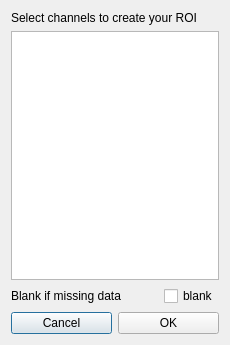
<?xml version="1.0" encoding="UTF-8"?>
<ui version="4.0">
 <class>DialogAddChan</class>
 <widget class="QDialog" name="DialogAddChan">
  <property name="geometry">
   <rect>
    <x>0</x>
    <y>0</y>
    <width>230</width>
    <height>345</height>
   </rect>
  </property>
  <property name="windowTitle">
   <string>Dialog</string>
  </property>
  <layout class="QVBoxLayout" name="verticalLayout_2">
   <item>
    <layout class="QVBoxLayout" name="verticalLayout">
     <item>
      <widget class="QLabel" name="label_2">
       <property name="toolTip">
        <string>Check channels from the list below to create you Region Of Interest (ROI)</string>
       </property>
       <property name="text">
        <string>Select channels to create your ROI</string>
       </property>
      </widget>
     </item>
     <item>
      <widget class="QListView" name="listView_addChan">
       <property name="selectionMode">
        <enum>QAbstractItemView::SingleSelection</enum>
       </property>
       <property name="selectionBehavior">
        <enum>QAbstractItemView::SelectItems</enum>
       </property>
      </widget>
     </item>
     <item>
      <layout class="QHBoxLayout" name="horizontalLayout">
       <item>
        <widget class="QLabel" name="label">
         <property name="text">
          <string>Blank if missing data</string>
         </property>
        </widget>
       </item>
       <item>
        <spacer name="horizontalSpacer">
         <property name="orientation">
          <enum>Qt::Horizontal</enum>
         </property>
         <property name="sizeHint" stdset="0">
          <size>
           <width>58</width>
           <height>18</height>
          </size>
         </property>
        </spacer>
       </item>
       <item>
        <widget class="QCheckBox" name="blank_checkBox">
         <property name="toolTip">
          <string>ROI values will be empty if any data is missing for the mean otherwise missing data are ignored.</string>
         </property>
         <property name="text">
          <string>blank</string>
         </property>
        </widget>
       </item>
      </layout>
     </item>
     <item>
      <layout class="QHBoxLayout" name="horizontalLayout_2">
       <item>
        <widget class="QPushButton" name="cancel">
         <property name="text">
          <string>Cancel</string>
         </property>
        </widget>
       </item>
       <item>
        <widget class="QPushButton" name="ok">
         <property name="text">
          <string>OK</string>
         </property>
        </widget>
       </item>
      </layout>
     </item>
    </layout>
   </item>
  </layout>
 </widget>
 <resources/>
 <connections>
  <connection>
   <sender>cancel</sender>
   <signal>clicked()</signal>
   <receiver>DialogAddChan</receiver>
   <slot>reject()</slot>
   <hints>
    <hint type="sourcelabel">
     <x>67</x>
     <y>311</y>
    </hint>
    <hint type="destinationlabel">
     <x>88</x>
     <y>323</y>
    </hint>
   </hints>
  </connection>
  <connection>
   <sender>ok</sender>
   <signal>clicked()</signal>
   <receiver>DialogAddChan</receiver>
   <slot>accept()</slot>
   <hints>
    <hint type="sourcelabel">
     <x>154</x>
     <y>324</y>
    </hint>
    <hint type="destinationlabel">
     <x>186</x>
     <y>324</y>
    </hint>
   </hints>
  </connection>
 </connections>
</ui>
